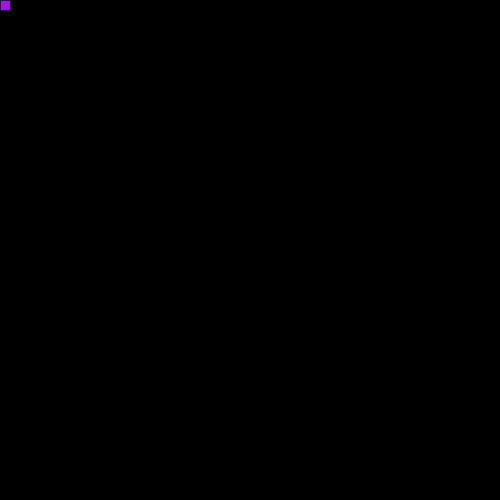
Frame 1 (no input)
Frame 60 (the mouse pressed at the canvas centre just before this capture): identical to frame 1, image omitted
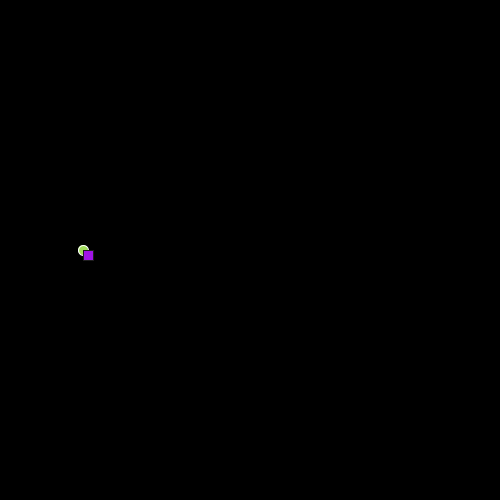
Frame 120 (the mouse held since frame 60 and released just before this capture)

The Processing sketch that drew these frames (run headless with seeded random() and noise(); from frame 60 on, the mouse is pressed at the canvas centre):

// Processing sketch: Processing_Tutorial_3_1_InteractPractice
// ── Processing_Tutorial_3_1_InteractPractice.pde
//Interact

//setup: once at the start
//draw: loop forever
//void - code that tells the function doesn't return anything after code execution
//variable - word that represents a number
void setup(){
  size(500,500); //size(width, height);
  
}

void draw(){
  background(0);
  stroke(255,255,255);
  fill(160,220,90);
  ellipse(mouseX/3,mouseY,10,10);
  
  stroke(30);
  fill(160,20,230);
  rect(mouseY/3, mouseX, 10,10);
}
